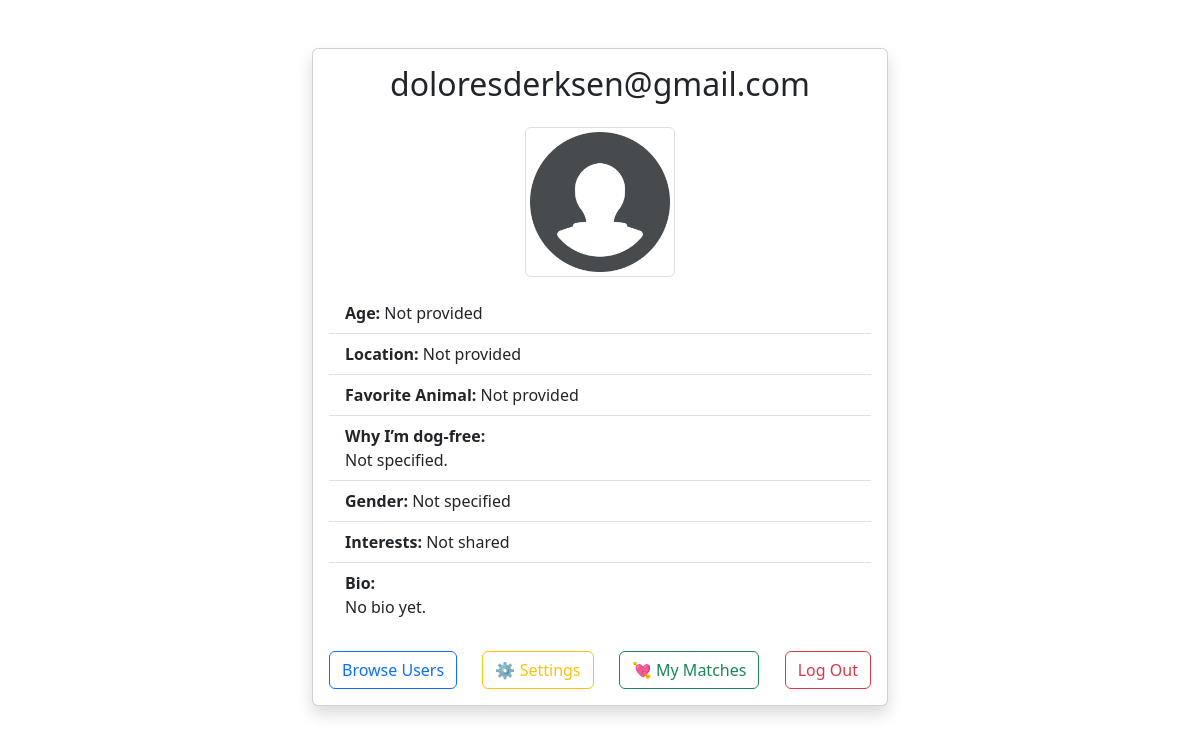
/profile (signed in), run on an earlier commit of the app's database.
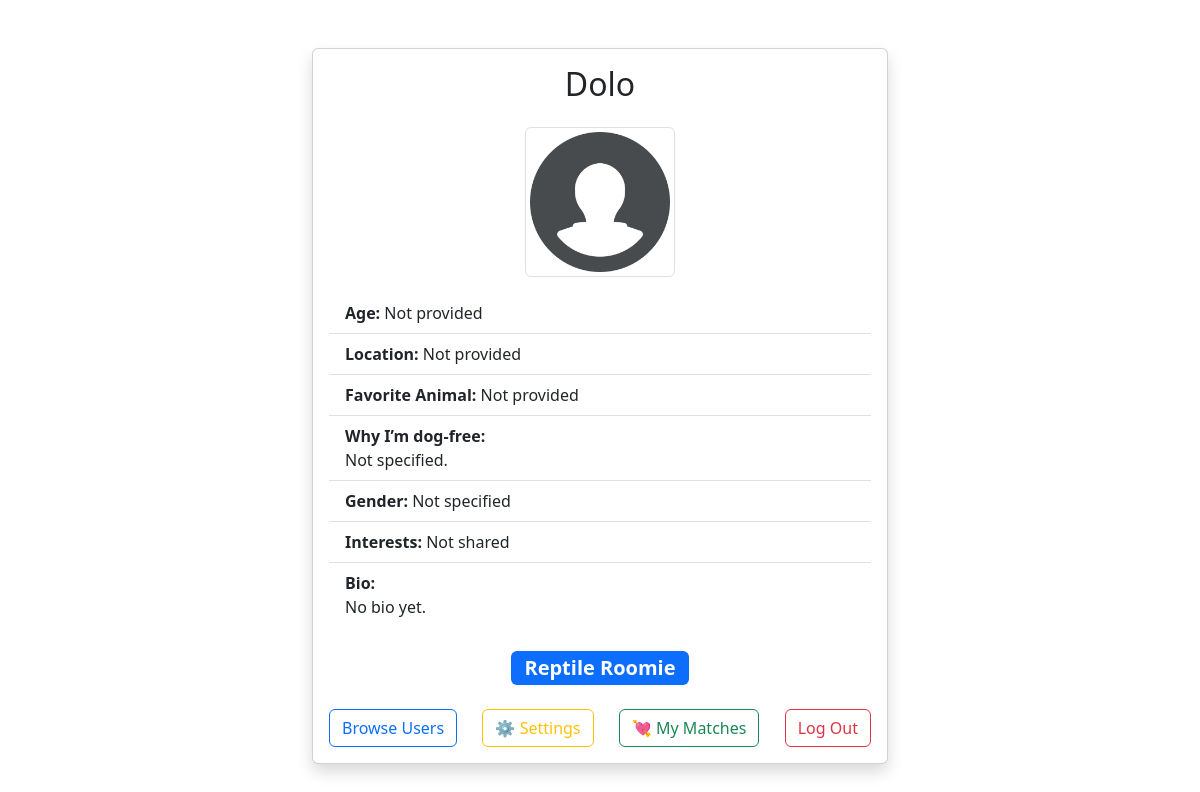
And on a later commit of the database.
### tables this page shows
CREATE TABLE users (
        id INTEGER PRIMARY KEY AUTOINCREMENT,
        username TEXT UNIQUE NOT NULL,
        password TEXT NOT NULL,
        display_name TEXT,
        age INTEGER,
        location TEXT,
        favorite_animal TEXT,
        dog_free_reason TEXT,
        profile_pic TEXT,
        bio TEXT,
        gender TEXT,
        interests TEXT,
        main_tag TEXT,
        tags TEXT,
        latitude REAL,
        longitude REAL
    , gallery_image_1 TEXT, gallery_image_2 TEXT, gallery_image_3 TEXT, gallery_image_4 TEXT, gallery_image_5 TEXT);

### app.py (the view)
@app.route("/profile")
def profile():
    if "username" in session:
        username = session["username"]
        conn = sqlite3.connect("users.db")
        c = conn.cursor()
        c.execute("""
            SELECT display_name, age, location, favorite_animal,
                   dog_free_reason, profile_pic, bio, gender,
                   interests, main_tag, tags,
                   gallery_image_1, gallery_image_2, gallery_image_3,
                   gallery_image_4, gallery_image_5
            FROM users WHERE username = ?
        """, (username,))
        result = c.fetchone()
        c.execute("""
            SELECT COUNT(*) FROM messages
            WHERE recipient = ? AND is_read = 0
        """, (username,))
        unread_count = c.fetchone()[0]
        conn.close()
        (display_name, age, location, favorite_animal, dog_free_reason,
         profile_pic, bio, gender, interests, main_tag, tags_string,
         g1, g2, g3, g4, g5) = result or (None,) * 16
        gallery_images = [g for g in [g1, g2, g3, g4, g5] if g]
        tags = tags_string.split(",") if tags_string else []
        return render_template("profile.html",
                               username=username,
                               display_name=display_name,
                               age=age,
                               location=location,
                               favorite_animal=favorite_animal,
                               dog_free_reason=dog_free_reason,
                               profile_pic=profile_pic,
                               bio=bio,
                               gender=gender,
                               interests=interests,
                               main_tag=main_tag,
                               tags=tags,
                               unread_count=unread_count,
                               gallery_images=gallery_images)
    else:
        return redirect(url_for("login"))

### templates/profile.html (shortened to what this page needs)
<!DOCTYPE html>
<html lang="en">
<head>
    <link href="https://cdn.jsdelivr.net/npm/bootstrap@5.3.3/dist/css/bootstrap.min.css" rel="stylesheet">
</head>
<body>
    <div class="container mt-5" style="max-width: 600px;">
        <div class="card shadow">
            <div class="card-body">
                <h2 class="card-title text-center mb-4">{{ display_name or username }}</h2>
                <div class="text-center mb-3">
                    <img src="{{ url_for('static', filename=profile_pic or 'profilepics/default_profile_pic.png') }}"
                         alt="Profile Picture" class="img-thumbnail" style="max-width: 150px;">
                </div>
                <ul class="list-group list-group-flush">
                    <li class="list-group-item"><strong>Age:</strong> {{ age or "Not provided" }}</li>
                    <li class="list-group-item"><strong>Location:</strong> {{ location or "Not provided" }}</li>
                    <li class="list-group-item"><strong>Favorite Animal:</strong> {{ favorite_animal or "Not provided" }}</li>
                    <li class="list-group-item"><strong>Why I’m dog-free:</strong><br>{{ dog_free_reason or "Not specified." }}</li>
                    <li class="list-group-item"><strong>Gender:</strong> {{ gender or "Not specified" }}</li>
                    <li class="list-group-item"><strong>Interests:</strong> {{ interests or "Not shared" }}</li>
                    <li class="list-group-item"><strong>Bio:</strong><br>{{ bio or "No bio yet." }}</li>
                </ul>
                {% if main_tag %}
                    <div class="text-center mt-4">
                        <span class="badge bg-primary fs-5">{{ main_tag }}</span>
                    </div>
                {% endif %}
                <div class="d-flex justify-content-between mt-4 flex-wrap gap-2">
                    <a href="{{ url_for('browse') }}" class="btn btn-outline-primary">Browse Users</a>
                    <a href="{{ url_for('settings') }}" class="btn btn-outline-warning">⚙️ Settings</a>
                    <a href="{{ url_for('matches') }}" class="btn btn-outline-success">💘 My Matches</a>
                    <a href="{{ url_for('logout') }}" class="btn btn-outline-danger">Log Out</a>
                </div>
            </div>
        </div>
    </div>
</body>
</html>

What changed in the data, as far as the page shows it:
now on this page (row edited): users: display_name "Dolo", main_tag "Reptile Roomie"
changed users: main_tag empty → "Reptile Roomie" (drawn)
Also different on the page:
{{ display_name or username }}: "doloresderksen@gmail.com" → (not shown)
